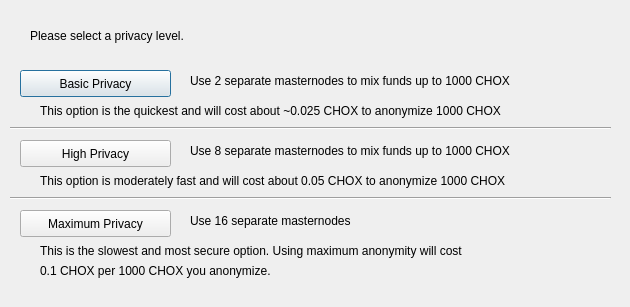
<?xml version="1.0" encoding="UTF-8"?>
<ui version="4.0">
 <class>DarksendConfig</class>
 <widget class="QDialog" name="DarksendConfig">
  <property name="geometry">
   <rect>
    <x>0</x>
    <y>0</y>
    <width>630</width>
    <height>307</height>
   </rect>
  </property>
  <property name="windowTitle">
   <string>Configure PrivateSend</string>
  </property>
  <widget class="QPushButton" name="buttonBasic">
   <property name="geometry">
    <rect>
     <x>20</x>
     <y>70</y>
     <width>151</width>
     <height>27</height>
    </rect>
   </property>
   <property name="text">
    <string>Basic Privacy</string>
   </property>
  </widget>
  <widget class="QPushButton" name="buttonHigh">
   <property name="geometry">
    <rect>
     <x>20</x>
     <y>140</y>
     <width>151</width>
     <height>27</height>
    </rect>
   </property>
   <property name="text">
    <string>High Privacy</string>
   </property>
  </widget>
  <widget class="QPushButton" name="buttonMax">
   <property name="geometry">
    <rect>
     <x>20</x>
     <y>210</y>
     <width>151</width>
     <height>27</height>
    </rect>
   </property>
   <property name="text">
    <string>Maximum Privacy</string>
   </property>
  </widget>
  <widget class="QLabel" name="label">
   <property name="geometry">
    <rect>
     <x>30</x>
     <y>20</y>
     <width>571</width>
     <height>31</height>
    </rect>
   </property>
   <property name="text">
    <string>Please select a privacy level.</string>
   </property>
  </widget>
  <widget class="QLabel" name="label_2">
   <property name="geometry">
    <rect>
     <x>190</x>
     <y>70</y>
     <width>421</width>
     <height>21</height>
    </rect>
   </property>
   <property name="text">
    <string>Use 2 separate masternodes to mix funds up to 1000 CHOX</string>
   </property>
  </widget>
  <widget class="QLabel" name="label_3">
   <property name="geometry">
    <rect>
     <x>190</x>
     <y>140</y>
     <width>411</width>
     <height>21</height>
    </rect>
   </property>
   <property name="text">
    <string>Use 8 separate masternodes to mix funds up to 1000 CHOX</string>
   </property>
  </widget>
  <widget class="QLabel" name="label_4">
   <property name="geometry">
    <rect>
     <x>190</x>
     <y>210</y>
     <width>421</width>
     <height>21</height>
    </rect>
   </property>
   <property name="text">
    <string>Use 16 separate masternodes</string>
   </property>
  </widget>
  <widget class="QLabel" name="label_6">
   <property name="geometry">
    <rect>
     <x>40</x>
     <y>100</y>
     <width>561</width>
     <height>21</height>
    </rect>
   </property>
   <property name="text">
    <string>This option is the quickest and will cost about ~0.025 CHOX to anonymize 1000 CHOX</string>
   </property>
  </widget>
  <widget class="QLabel" name="label_7">
   <property name="geometry">
    <rect>
     <x>40</x>
     <y>170</y>
     <width>561</width>
     <height>21</height>
    </rect>
   </property>
   <property name="text">
    <string>This option is moderately fast and will cost about 0.05 CHOX to anonymize 1000 CHOX</string>
   </property>
  </widget>
  <widget class="QLabel" name="label_8">
   <property name="geometry">
    <rect>
     <x>40</x>
     <y>240</y>
     <width>561</width>
     <height>21</height>
    </rect>
   </property>
   <property name="text">
    <string>This is the slowest and most secure option. Using maximum anonymity will cost</string>
   </property>
  </widget>
  <widget class="QLabel" name="label_9">
   <property name="geometry">
    <rect>
     <x>40</x>
     <y>260</y>
     <width>561</width>
     <height>21</height>
    </rect>
   </property>
   <property name="text">
    <string>0.1 CHOX per 1000 CHOX you anonymize.</string>
   </property>
  </widget>
  <widget class="Line" name="line">
   <property name="geometry">
    <rect>
     <x>10</x>
     <y>120</y>
     <width>601</width>
     <height>16</height>
    </rect>
   </property>
   <property name="orientation">
    <enum>Qt::Horizontal</enum>
   </property>
  </widget>
  <widget class="Line" name="line_2">
   <property name="geometry">
    <rect>
     <x>10</x>
     <y>190</y>
     <width>601</width>
     <height>16</height>
    </rect>
   </property>
   <property name="orientation">
    <enum>Qt::Horizontal</enum>
   </property>
  </widget>
 </widget>
 <resources/>
 <connections/>
</ui>
